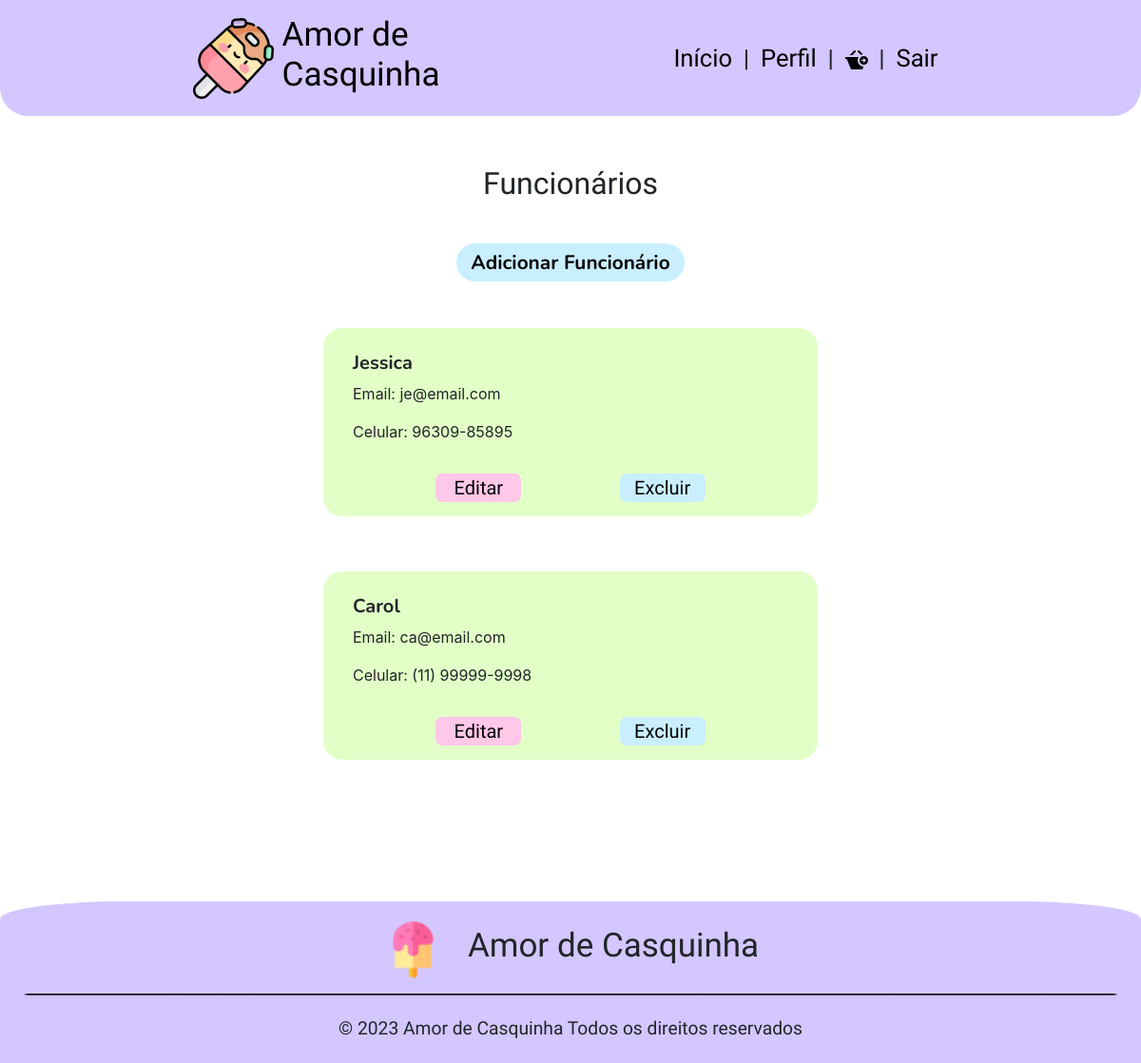
The app's page /app/view/sessaoFuncionarios.php (signed in) with its own data.
### tables this page shows
CREATE TABLE `funcionarios` (
  `idFuncionario` int(11) NOT NULL,
  `desativado` tinyint(4) DEFAULT 0,
  `adm` tinyint(4) DEFAULT NULL,
  `perfil` char(4) DEFAULT 'FUNC',
  `nome` varchar(255) DEFAULT NULL,
  `telefone` varchar(25) DEFAULT NULL,
  `email` varchar(255) DEFAULT NULL,
  `senha` varchar(255) DEFAULT NULL,
  `idEndereco` int(11) DEFAULT NULL
);

### app/config/database.php (called while the page is built, shortened)
<?php
    class Database {
        private $host;
        private $db;
        private $user;
        private $pass;
        private $charset;
        private $conn;
        public function __construct() {
            $env = file_get_contents(__DIR__."/.env");
            $lines = explode("\n",$env);
            $this->host = 'localhost';
            $this->db = 'db_sorveteria';
            $this->user = 'root';
            $this->pass = '';
            $this->charset = 'utf8mb4';
        }
        public function getConnection() {
            $dsn = "mysql:host={$this->host};dbname={$this->db};charset={$this->charset}";
            $options = [
                PDO::ATTR_ERRMODE            => PDO::ERRMODE_EXCEPTION,
                PDO::ATTR_DEFAULT_FETCH_MODE => PDO::FETCH_ASSOC,
                PDO::ATTR_EMULATE_PREPARES   => false,
            ];
            try {
                $this->conn = new PDO($dsn, $this->user, $this->pass, $options);
            } catch (PDOException $e) {
                throw new PDOException($e->getMessage(), (int)$e->getCode());
            }
            return $this->conn;
        }
}

### app/model/funcionarios.php (called while the page is built, shortened)
<?php
    require_once '../config/database.php';
    class Funcionarios{
        private $conn;
        public function __construct(){
            $database = new DataBase;
            $this->conn = $database->getConnection();
        }
        public function listarFunc(){
            try{
                $cmd = $this->conn->prepare("CALL ListarFuncionarios()");
                $cmd->execute();
                $funcionarios = $cmd->fetchAll();
                return $funcionarios;
            } catch (PDOException $e) {
                echo "Erro no banco de dados: " . $e->getMessage();
            }
        }
    }
?>

### app/controller/funcionarioController.php (called while the page is built, shortened)
<?php
    require '../model/funcionarios.php';
    class FuncionarioController{
        private $funcionario;
        public function __construct(){
            $this->funcionario = new Funcionarios();
        }
        public function listarFunc(){
            $listaFuncionarios = $this->funcionario->listarFunc();
            if($listaFuncionarios == null || count($listaFuncionarios) == 0){
                return "Nenhum funcionário encontrado.";
            }else{
                return $listaFuncionarios;
            }
        }
    }
?>

### app/view/sessaoFuncionarios.php (the view, shortened to what this page needs)
<?php
require_once '../controller/funcionarioController.php';
$func = new FuncionarioController();
$listaFuncionarios = $func->listarFunc();
?>
<!DOCTYPE html>
<html lang="pt-br">
<head>
    <link href="https://cdn.jsdelivr.net/npm/bootstrap@5.3.2/dist/css/bootstrap.min.css" rel="stylesheet">
    <link rel="stylesheet" href="https://stackpath.bootstrapcdn.com/bootstrap/4.1.3/css/bootstrap.min.css">
    <link rel="stylesheet" href="style/CabecalhoRodape.css">
    <link rel="stylesheet" href="style/editarFuncionariosS.css">
    <link rel="stylesheet" href="https://cdnjs.cloudflare.com/ajax/libs/jquery-confirm/3.7.1/jquery-confirm.min.css">
</head>
<body>
    <?php
        include_once 'components/header.php';
    ?>
    <main>
        <h1 class="m-auto text-center pt-4 pb-4">Funcionários</h1>
        <div class="conteiner">
            <button class="add">Adicionar Funcionário</button>
            <div class="conteiner1">
                    <?php
                        foreach ($listaFuncionarios as $row) {
                            $redirectToEditar = 'editarFuncionarios.php?funcEmail='.$row['email'];
                            $redirectToExcluir = 'sessaoFuncionarios.php?exclFunc='.$row['email'];
                            echo '<div class="c1">
                                    <div class="c2">
                                        <!-- <div class="c3">
                                            <picture>
                                            <source media="(min-width: 768px)" srcset="images/'.$row["perfil"].'.png">
                                            <img src="images/'.$row["perfil"].'.png" alt="'.$row["nome"].'">
                                            </picture>
                                        </div> -->
                                        <div class="d-flex flex-column">
                                            <div id="dados">
                                                <h3 class="titulo px-3">'.$row["nome"].'</h3>
                                                <div class="px-3">
                                                    <p>Email: '.$row["email"].'</p>
                                                    <p>Celular: '.$row["telefone"].'</p>
                                                </div>
                                            </div>
                                        </div>
                                    </div>
                                    <div class="botao text-center d-flex justify-content-evenly mt-3">
                                        <button id="excl"><a href="'.$redirectToEditar.'">Editar</a></button>
                                        <button id="edit"><a href="'.$redirectToExcluir.'">Excluir</a></button>
                                    </div>
                                </div>';
                        }
                    ?>
            </div>
        </div>
    </main>
    <?php
        include_once 'components/footer.php';
    ?>
</body>
</html>

### app/view/style/CabecalhoRodape.css (style rules this page uses)
:root { --roxo-bebe: #D4C7FF; --Nunito: 'Nunito', sans-serif; --Agbalumo: 'Agbalumo'; }
* { padding: 0; margin: 0; }
main { padding-top: 150px; }

### app/view/style/editarFuncionariosS.css (style rules this page uses)
:root { --roxo-bebe: #D4C7FF; --Nunito: 'Nunito', sans-serif; --Agbalumo: 'Agbalumo'; --azul-bebe: #C9EFFF; --rosa-bebe: #FFC7E8; --amarelo-bebe: #FFFAC7; --verde-bebe: #E2FFC7; }
h1 { font-family: var(--Agbalumo); font-size: 2rem; width: 70%; text-align: center; margin: 20px auto; }
main { min-height: calc(100vh - 170px); }
.add { background-color: var(--azul-bebe); border: none; border-radius: 20px; font-family: var(--Nunito); font-weight: bolder; font-size: 1.30rem; width: 240px; height: 40px; margin: 20px 0; }
.conteiner { display: flex; flex-direction: column; align-items: center; justify-content: center; }
.c1 { background-color: var(--verde-bebe); padding: 15px; border-radius: 20px; margin: 20px 0; display: flex; width: 80%; margin: 20px auto; flex-direction: column; }
.c2 { display: flex; flex-direction: row; }
.conteiner1 button { width: 208px; background-color: var(--azul-bebe); }
.titulo { margin-top: 10px; font-family: var(--Nunito); font-size: 1.25rem; font-weight: bold; }
.botao #excl { background-color: var(--rosa-bebe); border: none; border-radius: 7px; font-family: var(--Agbalumo); width: 90px; height: 30px; }
.botao #excl a, a:visited, a:active { color: black; }
.botao #edit a, a:visited, a:active { color: black; }
.botao #edit { background-color: var(--azul-bebe); border: none; border-radius: 7px; font-family: var(--Agbalumo); width: 90px; height: 30px; }
@media (min-width: 768px) { .conteiner1 { display: flex; flex-direction: row !important; flex-wrap: wrap; width: 90%; justify-content: center; } }
@media (min-width: 768px) { .c1 { margin: 29px; width: 520px; } }
@media (min-width: 768px) { h1 { padding-top: 20px !important; } }
@media (min-width: 768px) { .botao #excl, #edit { font-size: 1.25rem; } }

### records on screen
funcionarios: nome "Jessica", email "je@email.com", telefone "96309-85895"
funcionarios: nome "Carol", email "ca@email.com", telefone "(11) 99999-9998"
